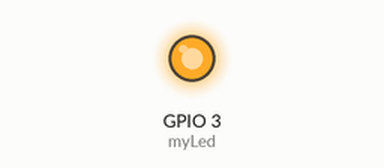
This program was run on a simulated Raspberry Pi (BCM pin numbers). On the bench: output pins drawn as LEDs (lit = HIGH).

Above: at 0.2 s.
At 11.5 s:
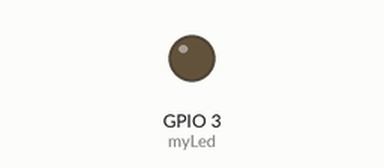
Timing chart, 0 to 16.9 s (numbered marks = the images above):
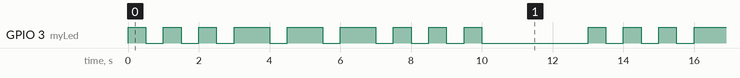

The program:

SOSblinktest.py
```python
from gpiozero import LED
from time import sleep

myLed = LED(3)

while True:
	myLed.on()
	sleep(0.5)
	myLed.off()
	sleep(0.5)
	myLed.on()
	sleep(0.5)
	myLed.off()
	sleep(0.5)
	myLed.on()
	sleep(0.5)
	myLed.off()
	sleep(0.5)

	myLed.on()
	sleep(1)
	myLed.off()
	sleep(0.5)
	myLed.on()
	sleep(1)
	myLed.off()
	sleep(0.5)
	myLed.on()
	sleep(1)
	myLed.off()
	sleep(0.5)

	myLed.on()
	sleep(0.5)
	myLed.off()
	sleep(0.5)
	myLed.on()
	sleep(0.5)
	myLed.off()
	sleep(0.5)
	myLed.on()
	sleep(0.5)
	myLed.off()
	sleep(3)
```

Measured:
- by itself, GPIO 3 (myLed): repeats every 13.0 s: 2 × (LOW 0.50 s, HIGH 0.50 s), 3 × (LOW 0.50 s, HIGH 1.0 s), 3 × (LOW 0.50 s, HIGH 0.50 s), LOW 3.0 s, HIGH 0.50 s
- by itself, everything shown: repeats every 13.0 s, in 18 steps
